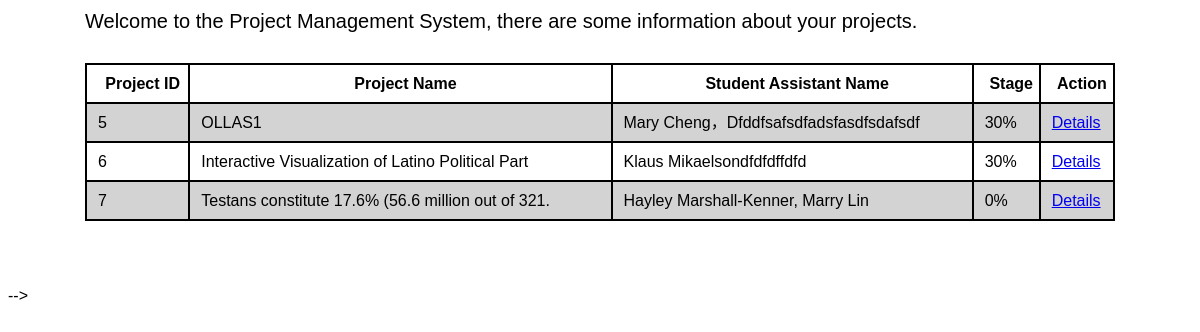
The page /professor_access/ on the database as committed earlier.
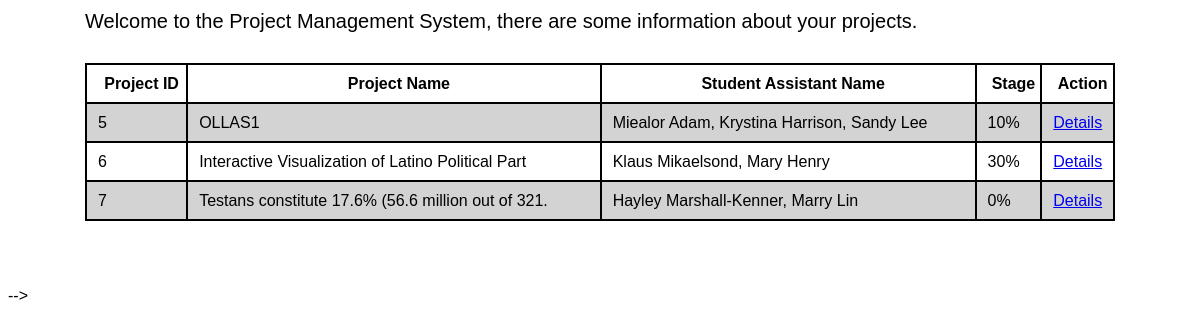
The same page on the database as committed later.
### professor_access/models.py (models this page shows, shortened)
class Project(models.Model):
    name = models.CharField(max_length=50 )
    student_name = models.CharField(max_length=200)
    stage = models.CharField(max_length=50)
    description = models.TextField(blank=True)
    note = models.TextField(blank=True)
    file = models.FileField(upload_to='upload', blank=True, null=True)

### professor_access/views.py (the view)
def professor_list(request, template_name='professor_access/pa_list.html'):
    project = Project.objects.all()
    data = {}
    data['object_list'] = project
    return render(request, template_name, data)

### professor_access/templates/professor_access/pa_list.html (shortened to what this page needs)
{% extends "base.html" %}
{% load staticfiles %}
{% block content %}
<head>
</head>
<body>
<p class="hello1">Welcome to the Project Management System, there are some information about your projects.</p>
<table class="table">
    <tr>
        <th>Project ID</th>
        <th>Project Name</th>
        <th>Student Assistant Name</th>
        <th>Stage</th>
        <th>Action</th>
    </tr>
    {% for project in object_list %}
    <tr>
        <td>{{ project.id}}</td>
        <td>{{ project.name}}</td>
        <td>{{ project.student_name }}</td>
        <td>{{ project.stage }}</td>
        <td><a href="{% url 'professor_access:detail' project.id %}">Details</a>
        </td>
    </tr>
    {% endfor %}
</table><br /><br />
</body>
{% endblock %}

### student_access/templates/base.html (shortened to what this page needs)
{% load staticfiles %}
<html>
<head>
</head>
<body>
    {% block content %}
    {% endblock %}
  </div>-->
</body>
</html>

### professor_access/templates/professor_access/pa_list.html (style rules this page uses)
body { background-color: white; font-family: Arial, Helvetica, sans-serif; }
.table { width:1030px; margin: left; border-collapse: collapse; background-color:lightgrey; font-size:16px; line-height: 35px; margin: 30px auto; text-indent:10px; }
td,th { border:2px solid black; }
tr:nth-child(odd) { background-color:white; }
.hello1 { font-size:20px; width:1030px; margin: 10px auto; }

Rows that differ between the two databases and show on the page:
changed Project "OLLAS1": student_name "Mary Cheng，Dfddfsafsdfadsfasdfsdafsdf" → "Miealor Adam, Krystina Harrison, Sandy Lee"; stage "30%" → "10%"
changed Project "Interactive Visualization of Latino Political Part": student_name "Klaus Mikaelsondfdfdffdfd" → "Klaus Mikaelsond, Mary Henry"
